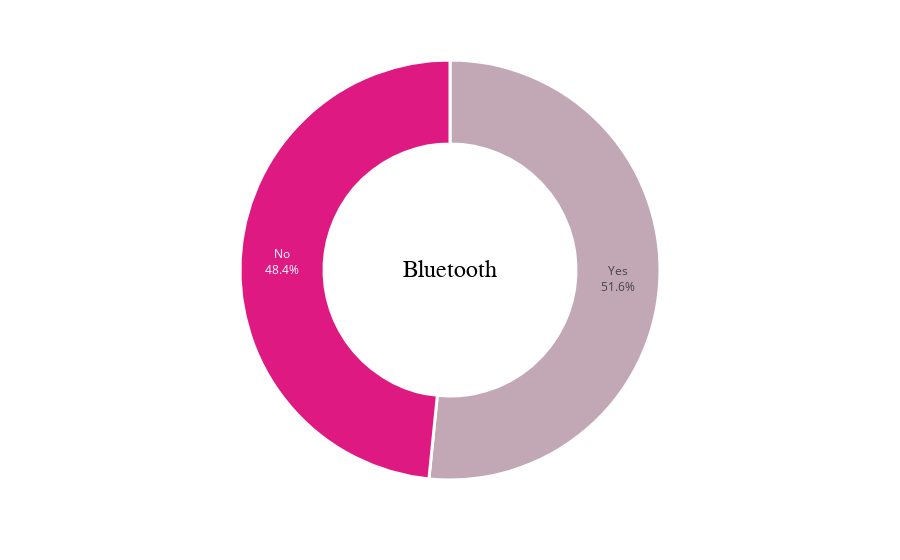

Source (notebook cell):
### Code cell
import pandas as pd
import plotly.express as px

# Assuming df is your DataFrame
bluetooth_counts = df["blue"].value_counts().reset_index()
bluetooth_counts.columns = ["blue", "count"]

# Map 0 to 'No' and 1 to 'Yes'
bluetooth_counts["blue"] = bluetooth_counts["blue"].map({0: "No", 1: "Yes"})

fig = px.pie(
    bluetooth_counts, values="count", names="blue"
)
fig.update_traces(
    textposition="inside",
    textinfo="percent+label",
    hole=0.6,
    marker=dict(colors=["#C2A7B5", "#DE1A82"], line=dict(color="white", width=3)),
)

fig.update_layout(
    annotations=[
        dict(
            text="Bluetooth",
            x=0.5,
            y=0.5,
            font_size=24,
            showarrow=False,
            font_family="Verdana",
            font_color="black",
        )
    ],
    showlegend=False,
)

fig.show()

### Figure 1 — Plotly figure (JSON) as saved in the notebook; plotly's stock layout.template omitted (floating-point values rounded to 4 significant figures)
{"data": [{"domain": {"x": [0, 1], "y": [0, 1]}, "hole": 0.6, "hovertemplate": "blue=%{label}<br>count=%{value}<extra></extra>", "labels": ["Yes", "No"], "legendgroup": "", "marker": {"colors": ["#C2A7B5", "#DE1A82"], "line": {"color": "white", "width": 3}}, "name": "", "showlegend": true, "textinfo": "percent+label", "textposition": "inside", "type": "pie", "values": [516, 484]}], "layout": {"annotations": [{"font": {"color": "black", "family": "Verdana", "size": 24}, "showarrow": false, "text": "Bluetooth", "x": 0.5, "y": 0.5}], "autosize": true, "legend": {"tracegroupgap": 0}, "margin": {"t": 60}, "showlegend": false}}
